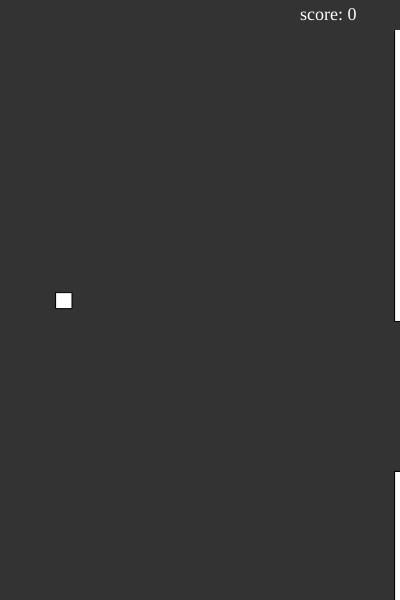
Frame 1 (no input)
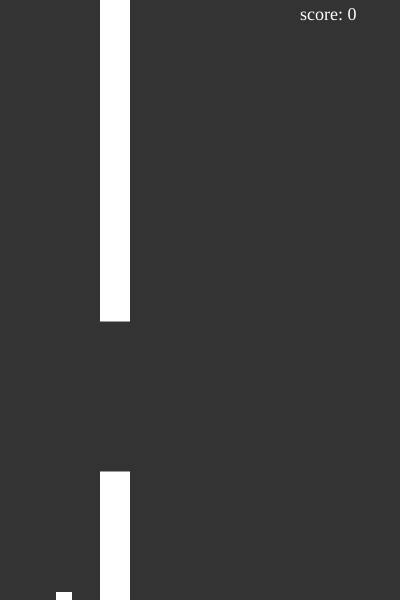
Frame 60 (no input)
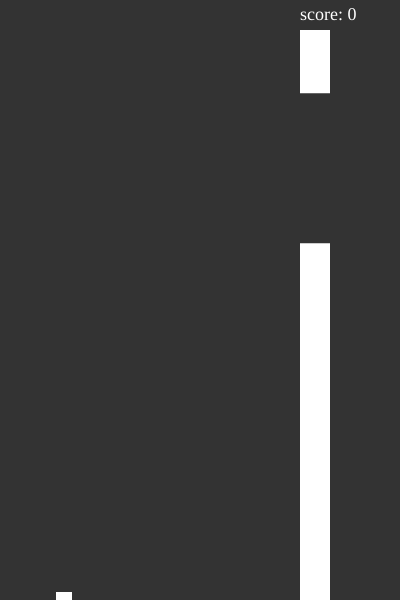
Frame 120 (the mouse pressed at the canvas centre since frame 60)

The p5.js sketch that drew these frames (run headless with seeded random() and noise() and a simulated clock; from frame 60 on, the mouse is pressed at the canvas centre):

// p5.js sketch
// ── sketch.js

var bird;
var pipes = [];
var score = 0;

function setup() {
	createCanvas(400, 600);
	//createCanvas(window.innerWidth, window.innerHeight);
	bird = new Bird();
	pipes.push(new Pipe());
}

function draw() {
  	background(51);

	for (var i = pipes.length - 1; i >= 0; i--) {
		pipes[i].update();
		pipes[i].show();

		if (pipes[i].scored(bird)) {
			score++;
		} else if (pipes[i].hits(bird)) {
			score = 0;
		}

		if (pipes[i].offscreen()) {
			pipes.splice(i, 1);
		}
	}

	bird.update();
	bird.show();

	if (frameCount % 100 == 0) {
		pipes.push(new Pipe());
	}

	strokeWeight(0);
	fill(51);
	rect(width - 110, 0, 110, 30);
	fill(255);
	textSize(18);
	textFont('consolas');
	text('score: ' + score, width - 100, 20);
}

function mouseClicked() {
	bird.up();
}
// ── bird.js
function Bird() {

	this.size = 16;

	this.y = height/2;
	this.x = 64;

	this.gravity = 0.7;
	this.lift = -20;
	this.velocity = 0;

	this.up = function() {
		this.velocity += this.lift;
	}

	this.update = function() {
		this.velocity += this.gravity;
		this.velocity *= 0.9;
		this.y += this.velocity;

		if (this.y > height) {
			this.y = height;
			this.velocity = 0;
		}

		if (this.y < 0) {
			this.y = 0;
			this.velocity = 0;
		}
	}

	this.show = function() { 
		fill(255);
		rect(this.x - this.size/2, this.y - this.size/2, this.size, this.size);
	}
}
// ── pipe.js
function Pipe() {

	this.gap = height / 4;
	this.top = random(height-this.gap);
	this.bottom = this.top + this.gap;

	this.x = width;
	this.w = 30;
	this.speed = 5;
	this.highlight = false;
	this.completed = false;

	this.scored = function(bird) {

		if (this.completed) {
			
			this.hits(bird);
			return false;

		} else {
			
			var passed = (bird.x > this.x && bird.x < this.x + this.w) && ! this.hits(bird);
			this.completed = passed;
			return passed;
		}		
	}

	this.hits = function(bird) {

		var hit = (bird.y < this.top || bird.y > this.bottom) && (bird.x > this.x && bird.x < this.x + this.w);
		this.highlight = hit;
		return hit;
	}

	this.offscreen = function() {
		return this.x < -this.w;
	}

	this.update = function() {
		this.x -= this.speed;
	}

	this.show = function() {
		fill(this.highlight ? 125 : 255);
		rect(this.x, 0, this.w, this.top);
		rect(this.x, this.top + this.gap, this.w, height);
	}
}
